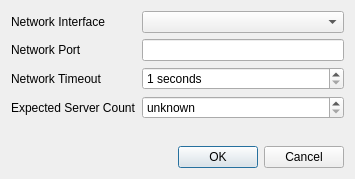
<?xml version="1.0" encoding="UTF-8"?>
<ui version="4.0">
 <class>find_dialog</class>
 <widget class="QDialog" name="find_dialog">
  <property name="geometry">
   <rect>
    <x>0</x>
    <y>0</y>
    <width>355</width>
    <height>179</height>
   </rect>
  </property>
  <property name="windowTitle">
   <string>Find Servers</string>
  </property>
  <layout class="QVBoxLayout" name="verticalLayout">
   <item>
    <layout class="QFormLayout" name="form_layout">
     <property name="fieldGrowthPolicy">
      <enum>QFormLayout::AllNonFixedFieldsGrow</enum>
     </property>
     <item row="0" column="0">
      <widget class="QLabel" name="interface_label">
       <property name="text">
        <string>Network Interface</string>
       </property>
       <property name="buddy">
        <cstring>interface_combo</cstring>
       </property>
      </widget>
     </item>
     <item row="0" column="1">
      <widget class="QComboBox" name="interface_combo">
       <property name="toolTip">
        <string>Select the network interface that the Compound Pi servers are connected to</string>
       </property>
      </widget>
     </item>
     <item row="1" column="0">
      <widget class="QLabel" name="port_label">
       <property name="text">
        <string>Network Port</string>
       </property>
       <property name="buddy">
        <cstring>port_edit</cstring>
       </property>
      </widget>
     </item>
     <item row="3" column="0">
      <widget class="QLabel" name="servers_label">
       <property name="text">
        <string>Expected Server Count</string>
       </property>
       <property name="buddy">
        <cstring>expected_spinbox</cstring>
       </property>
      </widget>
     </item>
     <item row="1" column="1">
      <widget class="QLineEdit" name="port_edit">
       <property name="toolTip">
        <string>Specify the network port that the Compound Pi servers are listening on</string>
       </property>
      </widget>
     </item>
     <item row="3" column="1">
      <widget class="QSpinBox" name="expected_spinbox">
       <property name="toolTip">
        <string>Specify how many Compound Pi servers you have, or 0 if you are unsure</string>
       </property>
       <property name="specialValueText">
        <string>unknown</string>
       </property>
       <property name="suffix">
        <string> servers</string>
       </property>
      </widget>
     </item>
     <item row="2" column="0">
      <widget class="QLabel" name="timeout_label">
       <property name="text">
        <string>Network Timeout</string>
       </property>
       <property name="buddy">
        <cstring>timeout_spinbox</cstring>
       </property>
      </widget>
     </item>
     <item row="2" column="1">
      <widget class="QSpinBox" name="timeout_spinbox">
       <property name="suffix">
        <string> seconds</string>
       </property>
       <property name="minimum">
        <number>1</number>
       </property>
      </widget>
     </item>
    </layout>
   </item>
   <item>
    <widget class="QDialogButtonBox" name="button_box">
     <property name="orientation">
      <enum>Qt::Horizontal</enum>
     </property>
     <property name="standardButtons">
      <set>QDialogButtonBox::Cancel|QDialogButtonBox::Ok</set>
     </property>
    </widget>
   </item>
  </layout>
 </widget>
 <tabstops>
  <tabstop>interface_combo</tabstop>
  <tabstop>port_edit</tabstop>
  <tabstop>timeout_spinbox</tabstop>
  <tabstop>expected_spinbox</tabstop>
  <tabstop>button_box</tabstop>
 </tabstops>
 <resources/>
 <connections>
  <connection>
   <sender>button_box</sender>
   <signal>accepted()</signal>
   <receiver>find_dialog</receiver>
   <slot>accept()</slot>
   <hints>
    <hint type="sourcelabel">
     <x>236</x>
     <y>169</y>
    </hint>
    <hint type="destinationlabel">
     <x>157</x>
     <y>145</y>
    </hint>
   </hints>
  </connection>
  <connection>
   <sender>button_box</sender>
   <signal>rejected()</signal>
   <receiver>find_dialog</receiver>
   <slot>reject()</slot>
   <hints>
    <hint type="sourcelabel">
     <x>304</x>
     <y>169</y>
    </hint>
    <hint type="destinationlabel">
     <x>286</x>
     <y>145</y>
    </hint>
   </hints>
  </connection>
 </connections>
</ui>
